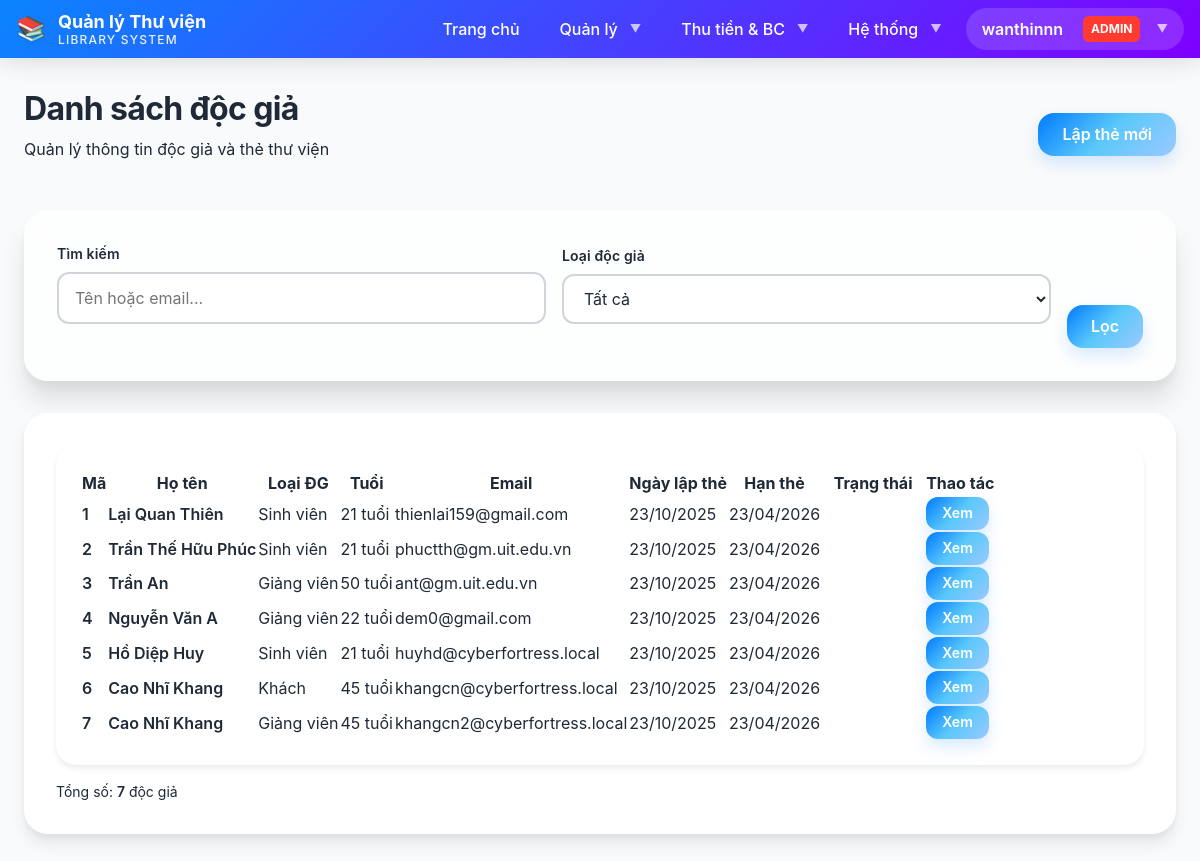
/auth/readers/ (signed in), run on the app's committed database.
### LibraryApp/models.py (models this page shows, shortened)
class Reader(models.Model):
    reader_name = models.CharField(
        max_length=255,
        verbose_name='Tên độc giả'
    )
    reader_type = models.ForeignKey(
        ReaderType,
        on_delete=models.PROTECT,
        verbose_name='Loại độc giả',
        related_name='readers'
    )
    date_of_birth = models.DateField(
        verbose_name='Ngày sinh'
    )
    address = models.TextField(
        verbose_name='Địa chỉ'
    )
    email = models.EmailField(
        verbose_name='Email',
        unique=True
    )
    phone_number = models.CharField(
        max_length=15,
        verbose_name='Số điện thoại',
        blank=True,
        null=True
    )
    card_creation_date = models.DateTimeField(
        verbose_name='Ngày lập thẻ',
        default=timezone.now
    )
    expiration_date = models.DateTimeField(
        verbose_name='Ngày hết hạn thẻ'
    )
    total_debt = models.PositiveIntegerField(
        verbose_name='Tổng nợ (VNĐ)',
        default=0,
        validators=[MinValueValidator(0)]
    )
    is_active = models.BooleanField(
        verbose_name='Đang hoạt động',
        default=True
    )
    created_at = models.DateTimeField(auto_now_add=True)
    updated_at = models.DateTimeField(auto_now=True)
    class Meta:
        db_table = 'reader'
        verbose_name = 'Độc giả'
        verbose_name_plural = 'Độc giả'
        ordering = ['-card_creation_date']
        indexes = [
            models.Index(fields=['email']),
            models.Index(fields=['reader_type']),
            models.Index(fields=['is_active']),
        ]
    @property
    def age(self):
        if not self.date_of_birth:
            return None
        from datetime import date
        today = date.today()
        return today.year - self.date_of_birth.year - (
            (today.month, today.day) < (self.date_of_birth.month, self.date_of_birth.day)
        )
    @property
    def is_card_expired(self):
        return timezone.now() > self.expiration_date

class ReaderType(models.Model):
    reader_type_name = models.CharField(
        max_length=100,
        verbose_name='Tên loại độc giả',
        unique=True
    )
    description = models.TextField(
        verbose_name='Mô tả',
        blank=True,
        null=True
    )
    class Meta:
        db_table = 'reader_type'
        verbose_name = 'Loại độc giả'
        verbose_name_plural = 'Loại độc giả'
        ordering = ['reader_type_name']

### LibraryApp/views.py (the view)
# urls.py: path('readers/', views.reader_list_view, name='reader_list'),
@staff_required
def reader_list_view(request):
    readers = Reader.objects.select_related('reader_type').all().order_by('-card_creation_date')
    reader_type_id = request.GET.get('reader_type')
    if reader_type_id:
        readers = readers.filter(reader_type_id=reader_type_id)
    search_query = request.GET.get('search')
    if search_query:
        readers = readers.filter(
            reader_name__icontains=search_query
        ) | readers.filter(
            email__icontains=search_query
        )
    context = {
        'readers': readers,
        'reader_types': ReaderType.objects.all(),
        'page_title': 'Danh sách độc giả'
    }
    return render(request, 'LibraryApp/readers/reader_list.html', context)

### templates/LibraryApp/readers/reader_list.html (shortened to what this page needs)
{% extends 'base.html' %}
{% block content %}
<div style="display: flex; justify-content: space-between; align-items: center; margin-bottom: 2rem;">
    <div>
        <h1 style="font-size: 2rem; font-weight: 700; margin-bottom: 0.5rem;">{{ page_title }}</h1>
        <p style="color: var(--text-secondary);">Quản lý thông tin độc giả và thẻ thư viện</p>
    </div>
    <a href="{% url 'reader_create' %}" class="btn btn-primary">
        Lập thẻ mới
    </a>
</div>
<div class="card card-glass" style="margin-bottom: 2rem;">
    <div class="card-body">
        <form method="get">
            <div style="display: grid; grid-template-columns: 1fr 1fr auto; gap: 1rem; align-items: end;">
                <div class="form-group">
                    <label class="form-label">Tìm kiếm</label>
                    <input type="text" name="search" value="{{ request.GET.search }}"
                           class="form-input" placeholder="Tên hoặc email...">
                </div>
                <div class="form-group">
                    <label class="form-label">Loại độc giả</label>
                    <select name="reader_type" class="form-input">
                        <option value="">Tất cả</option>
                    </select>
                </div>
                <div>
                    <button type="submit" class="btn btn-primary">
                        Lọc
                    </button>
                </div>
            </div>
        </form>
    </div>
</div>
{% if readers %}
<div class="card">
    <div class="table-container">
        <table>
            <thead>
                <tr>
                    <th>Mã</th>
                    <th>Họ tên</th>
                    <th>Loại ĐG</th>
                    <th>Tuổi</th>
                    <th>Email</th>
                    <th>Ngày lập thẻ</th>
                    <th>Hạn thẻ</th>
                    <th>Trạng thái</th>
                    <th>Thao tác</th>
                </tr>
            </thead>
            <tbody>
                {% for reader in readers %}
                <tr>
                    <td><strong>{{ reader.id }}</strong></td>
                    <td><strong>{{ reader.reader_name }}</strong></td>
                    <td>{{ reader.reader_type.reader_type_name }}</td>
                    <td>{{ reader.age }} tuổi</td>
                    <td>{{ reader.email }}</td>
                    <td>{{ reader.card_creation_date|date:"d/m/Y" }}</td>
                    <td>
                        {{ reader.expiration_date|date:"d/m/Y" }}
                    </td>
                    <td>
                        {% if reader.is_active %}
                            <span class="badge" style="background: var(--success); color: white;">Hoạt động</span>
                        {% else %}
                            <span class="badge" style="background: var(--error); color: white;">Khóa</span>
                        {% endif %}
                    </td>
                    <td>
                        <a href="{% url 'reader_detail' reader.id %}" class="btn btn-sm btn-primary">
                            Xem
                        </a>
                    </td>
                </tr>
                {% endfor %}
            </tbody>
        </table>
    </div>
    <div style="margin-top: 1rem; color: var(--text-secondary); font-size: 0.875rem;">
        Tổng số: <strong>{{ readers.count }}</strong> độc giả
    </div>
</div>
{% endif %}
{% endblock %}

### templates/base.html (shortened to what this page needs)
{% load static %}
<!DOCTYPE html>
<html lang="vi">
<head>
    <link rel="stylesheet" href="{% static 'css/main.css' %}">
</head>
<body class="page-wrapper">
    <nav class="navbar">
        <div class="navbar-container">
            <a class="navbar-brand" href="{% url 'home' %}">
                <span class="navbar-logo">📚</span>
                <div class="navbar-title">
                    <span class="navbar-title-main">Quản lý Thư viện</span>
                    <span class="navbar-title-sub">Library System</span>
                </div>
            </a>
            <ul class="navbar-nav" id="navMenu">
                <li class="nav-item">
                    <a class="nav-link" href="{% url 'home' %}">Trang chủ</a>
                </li>
                {% if user.is_authenticated %}
                    <li class="nav-item dropdown">
                        <a class="nav-link dropdown-toggle" href="#">Quản lý</a>
                    </li>
                    <li class="nav-item dropdown">
                        <a class="nav-link dropdown-toggle" href="#">Thu tiền & BC</a>
                    </li>
                    {% if user.is_superuser %}
                    <li class="nav-item dropdown">
                        <a class="nav-link dropdown-toggle" href="#">Hệ thống</a>
                    </li>
                    {% endif %}
                    <li class="nav-item dropdown">
                        <a class="navbar-user dropdown-toggle" href="#">
                            {{ user.username }}
                            {% if user.is_superuser %}
                                <span class="user-badge">Admin</span>
                            {% elif user.is_staff %}
                                <span class="user-badge" style="background: var(--color-info);">Staff</span>
                            {% endif %}
                        </a>
                    </li>
                {% endif %}
            </ul>
        </div>
    </nav>
    <div class="page-content">
        <div class="container">
            {% block content %}
            {% endblock %}
        </div>
    </div>
</body>
</html>

### static/css/main.css (style rules this page uses)
.page-wrapper { min-height: 100vh; display: flex; flex-direction: column; background: var(--color-bg-secondary); }
.page-content { flex: 1; padding: var(--space-8) 0; }

### static/css/variables.css (style rules this page uses)
:root { --color-blue-primary: #007aff; --color-blue-light: #5ac8fa; --color-blue-lighter: #9bc9ff; --color-blue-dark: #0051d5; --color-blue-darker: #003d99; --color-pink-primary: #ff7de9; --color-pink-light: #ffb3f0; --color-pink-lighter: #ffd9f7; --color-pink-dark: #e655d0; --color-purple-primary: #c855ff; --color-purple-light: #e0a8ff; --color-purple-dark: #7f00ff; --color-purple-darker: #5a00b3; --gradient-blue: linear-gradient(135deg, #007aff 0%, #5ac8fa 50%, #9bc9ff 100%); --gradient-pink-purple: linear-gradient(135deg, #ff7de9 0%, #c855ff 100%); --gradient-blue-purple: linear-gradient(135deg, #0a84ff 0%, #7f00ff 100%); --gradient-ocean: linear-gradient(135deg, #007aff 0%, #5ac8fa 100%); --gradient-sunset: linear-gradient(135deg, #ff7de9 0%, #ffa07a 100%); --gradient-midnight: linear-gradient(135deg, #1e3a8a 0%, #312e81 100%); --gradient-overlay-light: linear-gradient(135deg, rgba(0, 122, 255, 0.05) 0%, rgba(90, 200, 250, 0.05) 100%); --gradient-overlay-medium: linear-gradient(135deg, rgba(0, 122, 255, 0.1) 0%, rgba(90, 200, 250, 0.1) 100%); --color-white: #ffffff; --color-gray-50: #f9fafb; --color-gray-100: #f3f4f6; --color-gray-200: #e5e7eb; --color-gray-300: #d1d5db; --color-gray-400: #9ca3af; --color-gray-500: #6b7280; --color-gray-600: #4b5563; --color-gray-700: #374151; --color-gray-800: #1f2937; --color-gray-900: #111827; --color-success: #34c759; --color-success-light: #8ee6a3; --color-warning: #ff9500; --color-warning-light: #ffb84d; --color-danger: #ff3b30; --color-danger-light: #ff8a80; --color-info: #5ac8fa; --color-text-primary: #1f2937; --color-text-secondary: #6b7280; --color-text-tertiary: #9ca3af; --color-text-inverse: #ffffff; --color-bg-primary: #ffffff; --color-bg-secondary: #f9fafb; --color-bg-tertiary: #f3f4f6; --font-primary: -apple-system, BlinkMacSystemFont, "SF Pro Display", "Segoe UI", "Inter", "Manrope", system-ui, sans-serif; --font-mono: "SF Mono", "Consolas", "Monaco", monospace; --font-size-xs: 0.75rem; --font-size-sm: 0.875rem; --font-size-base: 1rem; --font-size-lg: 1.125rem; --font-size-xl: 1.25rem; --font-size-2xl: 1.5rem; --font-size-3xl: 1.875rem; --font-size-4xl: 2.25rem; --font-size-5xl: 3rem; --font-weight-light: 300; --font-weight-normal: 400; --font-weight-medium: 500; --font-weight-semibold: 600; --font-weight-bold: 700; --font-weight-extrabold: 800; --line-height-tight: 1.2; --line-height-snug: 1.375; --line-height-normal: 1.5; --line-height-relaxed: 1.625; --line-height-loose: 2; --space-1: 0.25rem; --space-2: 0.5rem; --space-3: 0.75rem; --space-4: 1rem; --space-5: 1.25rem; --space-6: 1.5rem; --space-8: 2rem; --space-10: 2.5rem; --space-12: 3rem; --space-16: 4rem; --space-20: 5rem; --space-24: 6rem; --radius-sm: 0.375rem; --radius-md: 0.5rem; --radius-lg: 0.75rem; --radius-xl: 1rem; --radius-2xl: 1.25rem; --radius-3xl: 1.5rem; --radius-full: 9999px; --shadow-xs: 0 1px 2px rgba(0, 0, 0, 0.04); --shadow-sm: 0 1px 3px rgba(0, 0, 0, 0.06), 0 1px 2px rgba(0, 0, 0, 0.04); --shadow-md: 0 4px 6px rgba(0, 0, 0, 0.05), 0 2px 4px rgba(0, 0, 0, 0.03); --shadow-lg: 0 10px 15px rgba(0, 0, 0, 0.08), 0 4px 6px rgba(0, 0, 0, 0.04); --shadow-xl: 0 20px 25px rgba(0, 0, 0, 0.1), 0 8px 10px rgba(0, 0, 0, 0.04); --shadow-2xl: 0 25px 50px rgba(0, 0, 0, 0.15); --shadow-blue: 0 8px 16px rgba(0, 122, 255, 0.15); --shadow-pink: 0 8px 16px rgba(255, 125, 233, 0.15); --shadow-purple: 0 8px 16px rgba(200, 85, 255, 0.15); --transition-fast: 150ms cubic-bezier(0.4, 0, 0.2, 1); --transition-base: 250ms cubic-bezier(0.4, 0, 0.2, 1); --transition-slow: 350ms cubic-bezier(0.4, 0, 0.2, 1); --transition-slowest: 500ms cubic-bezier(0.4, 0, 0.2, 1); --transition-bounce: 500ms cubic-bezier(0.68, -0.55, 0.265, 1.55); --z-base: 0; --z-dropdown: 1000; --z-sticky: 1020; --z-fixed: 1030; --z-modal-backdrop: 1040; --z-modal: 1050; --z-popover: 1060; --z-tooltip: 1070; --glass-blur: blur(20px); --glass-bg: rgba(255, 255, 255, 0.7); --glass-bg-dark: rgba(0, 0, 0, 0.5); --glass-border: rgba(255, 255, 255, 0.18); --breakpoint-sm: 640px; --breakpoint-md: 768px; --breakpoint-lg: 1024px; --breakpoint-xl: 1280px; --breakpoint-2xl: 1536px; }

### data on the page
Reader: id "1", reader_name "Lại Quan Thiên", reader_type.reader_type_name "Sinh viên", age "21", email "thienlai159@gmail.com", card_creation_date "23/10/2025", expiration_date "23/04/2026"
Reader: id "2", reader_name "Trần Thế Hữu Phúc", reader_type.reader_type_name "Sinh viên", age "21", email "phuctth@gm.uit.edu.vn", card_creation_date "23/10/2025", expiration_date "23/04/2026"
Reader: id "3", reader_name "Trần An", reader_type.reader_type_name "Giảng viên", age "50", email "ant@gm.uit.edu.vn", card_creation_date "23/10/2025", expiration_date "23/04/2026"
Reader: id "4", reader_name "Nguyễn Văn A", reader_type.reader_type_name "Giảng viên", age "22", email "dem0@gmail.com", card_creation_date "23/10/2025", expiration_date "23/04/2026"
Reader: id "5", reader_name "Hồ Diệp Huy", reader_type.reader_type_name "Sinh viên", age "21", email "huyhd@cyberfortress.local", card_creation_date "23/10/2025", expiration_date "23/04/2026"
Reader: id "6", reader_name "Cao Nhĩ Khang", reader_type.reader_type_name "Khách", age "45", email "khangcn@cyberfortress.local", card_creation_date "23/10/2025", expiration_date "23/04/2026"
Reader: id "7", reader_name "Cao Nhĩ Khang", reader_type.reader_type_name "Giảng viên", age "45", email "khangcn2@cyberfortress.local", card_creation_date "23/10/2025", expiration_date "23/04/2026"

### other printed values
{{ user.username }} "wanthinnn"
{{ page_title }} "Danh sách độc giả"
{{ readers.count }} "7"
